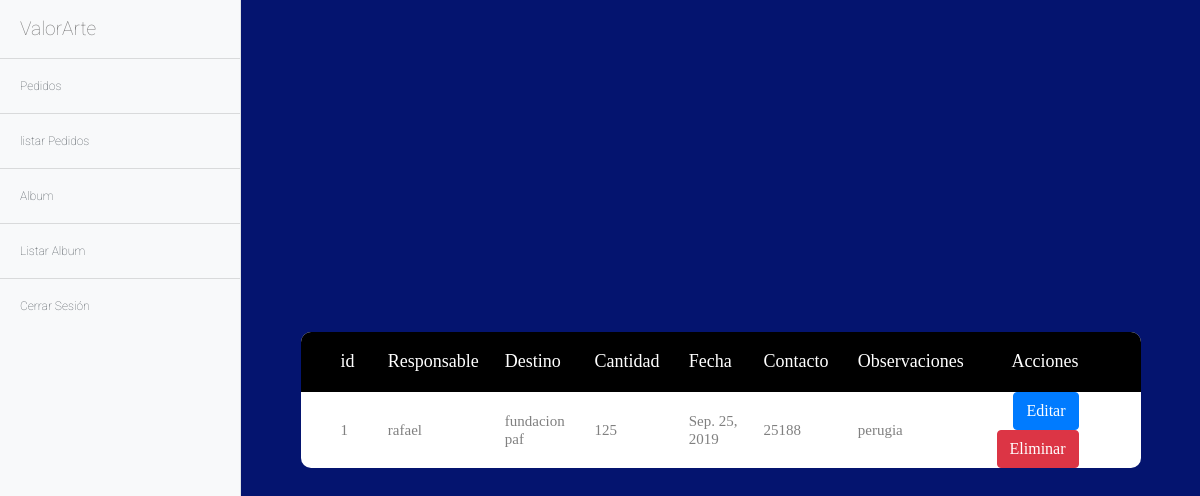
The app's page /pedidos/listar (signed in) with its own data.
### pedidos/models.py (models this page shows, shortened)
class Pedido(models.Model):
    responsable = models.CharField(max_length=150)
    destino = models.CharField(max_length=150)
    cantidad = models.IntegerField()
    fecha = models.DateField()
    contacto = models.CharField(max_length=150)
    observaciones = models.CharField(max_length=250)

### pedidos/views.py (the view)
class PedidoList(ListView):
    model = Pedido
    template_name = 'pedidos/pedidos_list.html'

### templates/pedidos/pedidos_list.html
{% extends 'base/base.html' %}
{% block content %}
<div class="limiter">
        <div class="container-table100">
          <div class="wrap-table100">
            <div class="table100">
              <table>
                <thead>
                  <tr class="table100-head">
                        <th class="column1">id</th>
                        <th class="column3">Responsable</th>
                        <th class="column3">Destino</th>
                        <th class="column3">Cantidad</th>
                        <th class="column3">Fecha</th>
                        <th class="column3">Contacto</th>
                        <th class="column3">Observaciones</th>
                        <th class="column6">Acciones</th>
                </thead>
                <tbody>
                        {% if object_list %}
                        {% for pedido in object_list %}
                        <tr>
                <td class="column1">{{pedido.id}}</td>
                <td class="column2">{{pedido.responsable}}</td>
                <td class="column2">{{pedido.destino}}</td>
                <td class="column2">{{pedido.cantidad}}</td>
                <td class="column2">{{pedido.fecha}}</td>
                <td class="column2">{{pedido.contacto}}</td>
                <td class="column2">{{pedido.observaciones}}</td>
                            <td class="column6">
                                    <a class="btn btn-primary" href="{%url 'pedidos:pedidos_editar' pedido.id%}">Editar</a>
                                    <a class="btn btn-danger" href="{%url 'pedidos:pedidos_eliminar' pedido.id%}">Eliminar</a>
                            </td>
                        </tr>
                        {% endfor %}
                        {% else %}
                        <h1>no existen registros</h1>
                    {% endif %}
                </tbody>
              </table>
            </div>
          </div>
        </div>
      </div>
{% endblock content %}

### static/css/formstyle.css (style rules this page uses)
* { margin: 0; padding: 0; box-sizing: border-box; -webkit-box-sizing: border-box; -moz-box-sizing: border-box; -webkit-font-smoothing: antialiased; -moz-font-smoothing: antialiased; -o-font-smoothing: antialiased; font-smoothing: antialiased; text-rendering: optimizeLegibility; }
body { font-family: "Roboto", Helvetica, Arial, sans-serif; font-weight: 100; font-size: 12px; line-height: 30px; color: #777; background: #04146F; }
.limiter { width: 75%; margin: 0 auto; }
.container-table100 { width: 100%; min-height: 100vh; background: #04146F; display: -webkit-box; display: -webkit-flex; display: -moz-box; display: -ms-flexbox; display: flex; align-items: center; justify-content: center; flex-wrap: wrap; padding: 33px 30px; }
.wrap-table100 { width: 1170px; }
table { border-spacing: 1; border-collapse: collapse; background: white; border-radius: 10px; overflow: hidden; width: 100%; margin: 0 auto; position: relative; }
table * { position: relative; }
table td, table th { padding-left: 8px; }
table thead tr { height: 60px; background: #000000; }
table tbody tr { height: 50px; }
table tbody tr:last-child { border: 0; }
table td, table th { text-align: left; }
.table100-head th { font-family: OpenSans-Regular; font-size: 18px; color: #fff; line-height: 1.2; font-weight: unset; }
tbody tr { font-family: OpenSans-Regular; font-size: 15px; color: #808080; line-height: 1.2; font-weight: unset; }
.column1 { width: 260px; padding-left: 40px; }
.column2 { width: 160px; }
.column3 { width: 245px; }
.column6 { width: 222px; text-align: right; padding-right: 62px; }

### static/css/simple-sidebar.css (style rules this page uses)
body { overflow-x: hidden; }

### records on screen
Pedido: id "1", responsable "rafael", destino "fundacion paf", cantidad "125", fecha "Sep. 25, 2019", contacto "25188", observaciones "perugia"
